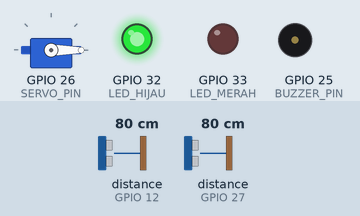
Recording of a sketch running on a simulated ESP32. On the bench: servo, output pins drawn as LEDs (lit = HIGH), buzzer (waves = sounding, pin HIGH). Wiring (inferred from the names in the program): 2 × ultrasonic range finder: trigger GPIO 13, echo GPIO 12 / trigger GPIO 14, echo GPIO 27. The test bench sets the inputs (shaded band); at power-on: distance to the obstacle (sensors on GPIO 27, GPIO 12) 80 cm. The echo pulse lasts 58.3 µs per cm; web services answer with replies made up by the test bench; pins used as bus, display or sensor lines are not drawn; what the sketch prints to the serial monitor is not drawn.

Above: at 2.1 s.
2.2 s: distance to the obstacle (sensor on GPIO 27) set to 12 cm
3.7 s: distance to the obstacle (sensor on GPIO 27) set to 9 cm
At 5.0 s:
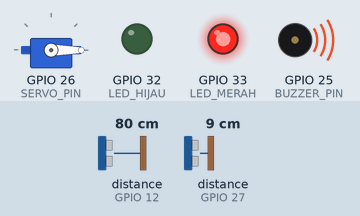
5.3 s: distance to the obstacle (sensor on GPIO 12) set to 23 cm
6.9 s: distance to the obstacle (sensor on GPIO 12) set to 18 cm
At 9.2 s:
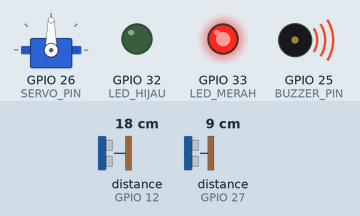
9.7 s: distance to the obstacle (sensor on GPIO 27) set to 18 cm
At 10.5 s:
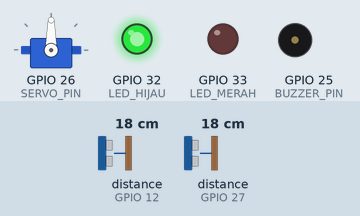
11.2 s: distance to the obstacle (sensor on GPIO 27) set to 2 cm
At 14.78 s:
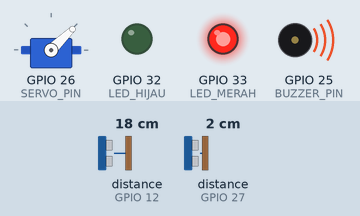
Timing chart, 0 to 15.2 s (numbered marks = the images above; inputs shaded):
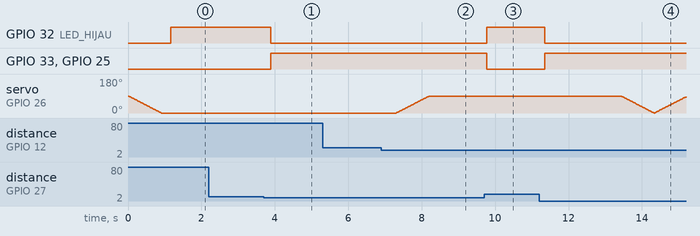

The sketch:

WANotif.ino
```cpp
#include <WiFi.h>
#include <ThingerESP32.h>
#include <ESP32Servo.h>
#include <HTTPClient.h>
#include <UrlEncode.h>  // Install via Library Manager

// Thinger.io credentials
#define USERNAME "Tezo"
#define DEVICE_ID "wildan123"
#define DEVICE_CREDENTIAL "Mt1v+M1WL?ymDYh#"

// WiFi credentials
#define SSID "Tezo"
#define PASSWORD "123445679"

ThingerESP32 thing(USERNAME, DEVICE_ID, DEVICE_CREDENTIAL);

// CallMeBot WhatsApp credentials
String whatsappNumber = "+6285216550347";  // Ganti dengan nomor kamu
String whatsappApiKey = "4466232";         // Ganti dengan API key dari CallMeBot

// Pin definisi
#define TRIG_OPEN 13
#define ECHO_OPEN 12
#define TRIG_FULL 14
#define ECHO_FULL 27
#define SERVO_PIN 26
#define BUZZER_PIN 25
#define LED_HIJAU 32
#define LED_MERAH 33

Servo servo;

float distance_open = 0;
float distance_full = 0;
float persen_penuh = 0;
bool is_full = false;

int threshold_open = 20;
int threshold_full = 10;
int jarak_max_tong = 25;

bool lid_is_opening = false;
unsigned long lid_open_time = 0;
const unsigned long lid_open_duration = 5000;  // waktu buka tutup
const unsigned long open_cooldown = 5000;
unsigned long last_open_trigger = 0;

bool notif_sent = false;

// ===== FUNGSI PENDUKUNG =====
float readUltrasonic(int trigPin, int echoPin) {
  digitalWrite(trigPin, LOW);
  delayMicroseconds(2);
  digitalWrite(trigPin, HIGH);
  delayMicroseconds(10);
  digitalWrite(trigPin, LOW);

  long duration = pulseIn(echoPin, HIGH, 30000);
  if (duration == 0) return -1;
  return duration * 0.034 / 2.0;
}

float readAverageUltrasonic(int trigPin, int echoPin, int times = 5) {
  float total = 0;
  int valid = 0;
  for (int i = 0; i < times; i++) {
    float d = readUltrasonic(trigPin, echoPin);
    if (d > 0) {
      total += d;
      valid++;
    }
    delay(20);
  }
  return (valid > 0) ? (total / valid) : -1;
}

// ✅ Servo buka perlahan
void openLid() {
  for (int pos = 0; pos <= 90; pos++) {
    servo.write(pos);
    delay(10); // lebih besar = lebih lambat
  }
  lid_is_opening = true;
  lid_open_time = millis();
  last_open_trigger = millis();
  Serial.println("🚪 Tutup terbuka perlahan.");
}

// ✅ Servo tutup perlahan
void closeLid() {
  for (int pos = 90; pos >= 0; pos--) {
    servo.write(pos);
    delay(10); // lebih besar = lebih lambat
  }
  lid_is_opening = false;
  Serial.println("🤖 Tutup tertutup perlahan.");
}

// ✅ Kirim WhatsApp via CallMeBot
void sendWhatsapp(String message) {
  if (WiFi.status() == WL_CONNECTED) {
    HTTPClient http;
    String url = "https://api.callmebot.com/whatsapp.php?phone=" + whatsappNumber +
                 "&text=" + urlEncode(message) + "&apikey=" + whatsappApiKey;

    http.begin(url);
    int httpCode = http.GET();
    if (httpCode == 200) {
      Serial.println("✅ WhatsApp terkirim.");
    } else {
      Serial.print("❌ WhatsApp gagal. Code: ");
      Serial.println(httpCode);
    }
    http.end();
  } else {
    Serial.println("⚠️ WiFi tidak terhubung.");
  }
}

// ===== SETUP =====
void setup() {
  Serial.begin(115200);
  thing.add_wifi(SSID, PASSWORD);

  pinMode(TRIG_OPEN, OUTPUT);
  pinMode(ECHO_OPEN, INPUT);
  pinMode(TRIG_FULL, OUTPUT);
  pinMode(ECHO_FULL, INPUT);
  pinMode(BUZZER_PIN, OUTPUT);
  pinMode(LED_HIJAU, OUTPUT);
  pinMode(LED_MERAH, OUTPUT);

  servo.attach(SERVO_PIN);
  closeLid();  // posisi awal tertutup

  // Monitoring endpoint ke Thinger.io
  thing["distance_open"] >> outputValue(distance_open);
  thing["distance_full"] >> outputValue(distance_full);
  thing["persen_penuh"] >> outputValue(persen_penuh);
  thing["full_status"] >> outputValue((int)is_full);

  // Manual buka tutup
  thing["buka_tutup"] << [](pson &in) {
    if ((bool)in && !lid_is_opening && millis() - last_open_trigger > open_cooldown) {
      openLid();
    }
  };

  // Manual kirim email
  thing["send_email"] << [](pson &out) {
    pson data;
    data["level"] = (int)persen_penuh;
    thing.call_endpoint("email_penuh", data);
  };

  // Manual kirim WhatsApp
  thing["send_whatsapp"] << [](pson &out) {
    String msg = "⚠️ Tempat sampah penuh! Level: " + String((int)persen_penuh) + "%";
    sendWhatsapp(msg);
  };
}

// ===== LOOP =====
void loop() {
  thing.handle();

  distance_open = readAverageUltrasonic(TRIG_OPEN, ECHO_OPEN);
  distance_full = readAverageUltrasonic(TRIG_FULL, ECHO_FULL);

  if (distance_full > 0 && distance_full < jarak_max_tong) {
    persen_penuh = ((jarak_max_tong - distance_full) / jarak_max_tong) * 100.0;
    persen_penuh = constrain(persen_penuh, 0, 100);
  } else {
    persen_penuh = 0;
  }

  Serial.print("Tangan: "); Serial.print(distance_open); Serial.print(" cm | ");
  Serial.print("Isi Tong: "); Serial.print(distance_full); Serial.print(" cm | ");
  Serial.print("Persen: "); Serial.print(persen_penuh); Serial.println(" %");

  // Tutup otomatis setelah dibuka
  if (lid_is_opening && millis() - lid_open_time >= lid_open_duration) {
    closeLid();
  }

  // Otomatis buka jika tangan dekat
  if (!lid_is_opening && distance_open > 0 && distance_open < threshold_open &&
      millis() - last_open_trigger > open_cooldown) {
    openLid();
  }

  // Deteksi penuh
  if (distance_full > 0 && distance_full < threshold_full) {
    is_full = true;
    digitalWrite(LED_MERAH, HIGH);
    digitalWrite(LED_HIJAU, LOW);
    digitalWrite(BUZZER_PIN, HIGH);

    if (!notif_sent && WiFi.status() == WL_CONNECTED) {
      // Email
      pson data;
      data["level"] = (int)persen_penuh;
      thing.call_endpoint("email_penuh", data);

      // WhatsApp
      String msg = "🚮 Tong sampah penuh! " + String((int)persen_penuh) + "%";
      sendWhatsapp(msg);

      notif_sent = true;
      Serial.println("📧 Email & WhatsApp dikirim.");
    }
  } else if (distance_full >= threshold_full) {
    is_full = false;
    digitalWrite(LED_MERAH, LOW);
    digitalWrite(LED_HIJAU, HIGH);
    digitalWrite(BUZZER_PIN, LOW);
    notif_sent = false;
  }

  delay(100);  // Delay antar loop
}
```

Measured:
- the behaviour switches between 11 and 10 cm on distance to the obstacle (sensor on GPIO 27) (found by bisection; images 0 and 1)
- the behaviour switches between 21 and 20 cm on distance to the obstacle (sensor on GPIO 12) (found by bisection; images 1 and 2)
- after the input at 2.2 s, every drawn part: stays the same
- after the input at 3.7 s, GPIO 32 (LED_HIJAU): HIGH → LOW after 0.18 s; GPIO 33 (LED_MERAH), GPIO 25 (BUZZER_PIN): LOW → HIGH after 0.18 s
- after the input at 5.3 s, every drawn part: stays the same
- after the input at 6.9 s, servo on GPIO 26 (SERVO_PIN): moves from 0° to 90° over 0.90 s, starting after 0.41 s
- after the input at 9.7 s, GPIO 32 (LED_HIJAU): LOW → HIGH after 0.08 s; GPIO 33 (LED_MERAH), GPIO 25 (BUZZER_PIN): HIGH → LOW after 0.08 s
- after the input at 11.2 s, GPIO 32 (LED_HIJAU): HIGH → LOW after 0.15 s; GPIO 33 (LED_MERAH), GPIO 25 (BUZZER_PIN): LOW → HIGH after 0.15 s
